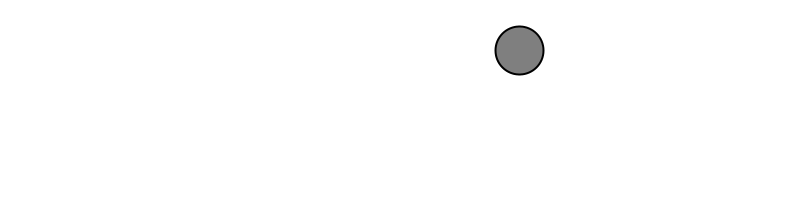
Frame 1 (no input)
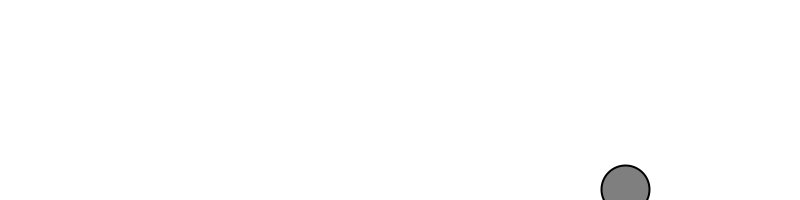
Frame 60 (the mouse pressed at the canvas centre just before this capture)
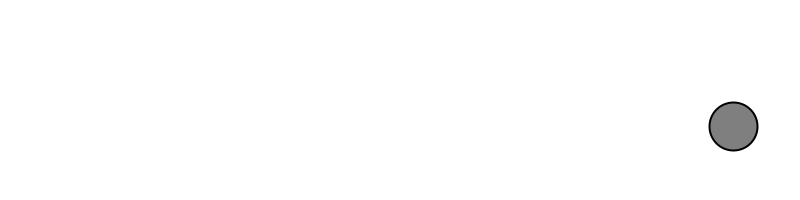
Frame 120 (the mouse held since frame 60 and released just before this capture)

The Processing sketch that drew these frames (run headless with seeded random() and noise(); from frame 60 on, the mouse is pressed at the canvas centre):

// Processing sketch: _1_7_motion101
// ── _1_7_motion101.pde
Mover mover;

void setup() {
  size(800,200);
  smooth();
  mover = new Mover(); 
}

void draw() {
  background(255);
  
  mover.update();
  mover.checkEdges();
  mover.display(); 
}


// ── Mover.pde
class Mover {

  PVector location;
  PVector velocity;

  Mover() {
    location = new PVector(random(width), random(height));
    velocity = new PVector(random(-2, 2), random(-2, 2));
  }

  void update() {
    location.add(velocity);
  }

  void display() {
    stroke(0);
    strokeWeight(2);
    fill(127);
    ellipse(location.x, location.y, 48, 48);
  }

  void checkEdges() {

    if (location.x > width) {
      location.x = 0;
    } 
    else if (location.x < 0) {
      location.x = width;
    }

    if (location.y > height) {
      location.y = 0;
    } 
    else if (location.y < 0) {
      location.y = height;
    }
  }
}
